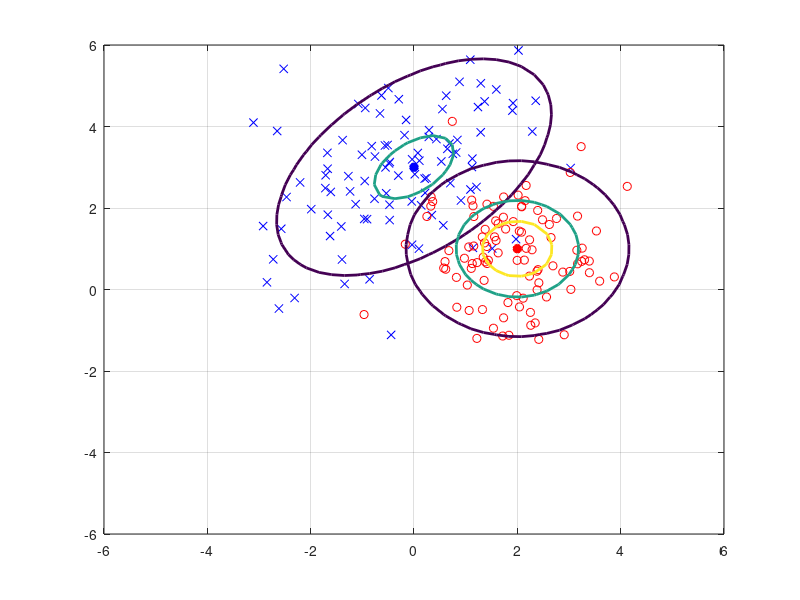

Source code (MATLAB): (Note: this script raises an error after producing the figure.)
C1 = [2,1;1,2];
C2 = [1,0;0,1];
m1 = [0;3];
m2 = [2;1];

numGrid = 50;
xRange = linspace(-6.0, 6.0, numGrid);
yRange = linspace(-6.0, 6.0, numGrid);
P1 = zeros(numGrid, numGrid);
P2 = P1;
for i = 1:numGrid
    for j = 1:numGrid
        x = [yRange(j) xRange(i)]';
        P1(i,j) = mvnpdf(x', m1', C1);
        P2(i,j) = mvnpdf(x', m2', C2);
    end
end
Pmax = max(max([P1 P2]));
N1 = 100; N2 = 100;
X1 = mvnrnd(m1, C1, N1);
X2 = mvnrnd(m2, C2, N2);

figure(1),clf,



plot(X1(:,1),X1(:,2),'bx',X2(:,1),X2(:,2),'ro');grid on;hold on;

contour(xRange, yRange, P1, [0.1*Pmax 0.5*Pmax 0.8*Pmax], 'LineWidth', 2);
hold on;
plot(m1(1),m1(2), 'b*', 'LineWidth', 4);
contour(xRange, yRange, P2, [0.1*Pmax 0.5*Pmax 0.8*Pmax], 'LineWidth', 2);
plot(m2(1),m2(2), 'r*', 'LineWidth', 4);



syms x y
f = [x-m1(1),y-m1(2)]*inv(C1)*[x-m1(1),y-m1(2)]'-[x-m2(1),y-m2(2)]*inv(C2)*[x-m2(1),y-m2(2)]';
h = ezplot(f, [-6 6] , [-6 6]);
axis([-6 5.5 -6 5.4]);
set(h,'Color','k','LineWidth',2);


%axis([-4 4 -4 4 0 1]);

xc=-1:0.01:5;
YYC = zeros(601,1);
YC = @(xc) fzero(@(yc) [xc-m1(1),yc-m1(2)]*inv(C1)*[xc-m1(1),yc-m1(2)]'-[xc-m2(1),yc-m2(2)]*inv(C2)*[xc-m2(1),yc-m2(2)]',1);
for i = 1:601
    YYC(i) = YC(-1+i*0.01);
end

figure(2),clf,
plot(xc,YYC);
axis([-6 5.5 -6 5.4]);grid on;hold on;

%%%%%%%%%%%%%%%%%%%%%%%%%%%%%%%%%%%%%%%%%%%%%%%%%%%%%%%%%%%%%%%%%%%%%%%%%
TIMES = 200;
r1 = 0;r2 = 0;
acc_bys = zeros(TIMES,1);
acc_nn1 = zeros(TIMES,1);
acc_nn2 = zeros(TIMES,1);

for tis = 1:TIMES
    N1 = 100; N2 = 100;
    X1 = mvnrnd(m1, C1, N1);
    X2 = mvnrnd(m2, C2, N2);
    tpos = 0;tneg = 0;fpos = 0;fneg = 0;

    for i = 1:N1
        ii = round((X1(i,1)+1)/0.01);
        if (X1(i,1) > 5)
        	fpos = fpos+1;
            continue;
        elseif (X1(i,1) < -0.5)
            tpos = tpos+1;
            continue;
        elseif X1(i,2)>YYC(ii)
            tpos = tpos + 1;
        else
            fpos = fpos+1;
        end
    end
    for i = 1:N2
        ii = round((X2(i,1)+1)/0.01);
        if (X2(i,1) > 5)
        	tneg = tneg + 1;
            continue;
        elseif (X2(i,1) < -0.5)
            fneg = fneg + 1;
            continue;
        elseif X2(i,2)<YYC(ii)
            tneg = tneg + 1;
        else
            fneg = fneg + 1;
        end
    end
    acc_bys(tis) = (tpos + tneg)/(N1 + N2);
%%%%%%%%%%%%%%%%%%%%%%%%%%%%%%%%%%%%%%%%%%%%%%%%%%%%%%%%%%%%%%%%%%%%%%%%%

    X = [X1;X2];
    y1 = ones(N1,1);
    y2 = (-1)*ones(N2,1);
    y = [y1;y2];

    [net1] = feedforwardnet(20);
    [net1] = train(net1, X', y');
    [output1] = net1(X');

    [net2] = feedforwardnet(40);
    [net2] = train(net2, X', y');
    [output2] = net2(X');

    tpos1 = 0;tneg1 = 0;
    for i = 1:N1
        if output1(i)>0
            tpos1 = tpos1 + 1;
        end
    end
    for i = 1:N2
        if output1(i+N1)<0
            tneg1 = tneg1 + 1;
        end
    end
    acc_nn1(tis) = (tpos1 + tneg1)/(N1 + N2);

    tpos2 = 0;tneg2 = 0;
    for i = 1:N1
        if output2(i)>0
            tpos2 = tpos2 + 1;
        end
    end
    for i = 1:N2
        if output2(i+N1)<0
            tneg2 = tneg2 + 1;
        end
    end
    acc_nn2(tis) = (tpos2 + tneg2)/(N1 + N2);
%%%%%%%%%%%%%%%%%%%%%%%%%%%%%%%%%%%%%%%%%%%%%%%%%%%%%%%%%%%%%%%
    if acc_nn1(tis) > acc_bys(tis)
        r1 = r1 + 1;
    end
    if (acc_nn2(tis) > acc_nn1(tis))
        r2 = r2 + 1;
    end
end
ratio1 = r1/TIMES;ratio2 = r2/TIMES;
disp([ratio1, ratio2]);

ttt = 1:1:200;
figure(3),clf,
plot(ttt,acc_bys,'b');hold on;grid on;
plot(ttt,acc_nn1,'r');plot(ttt,acc_nn2,'m');
